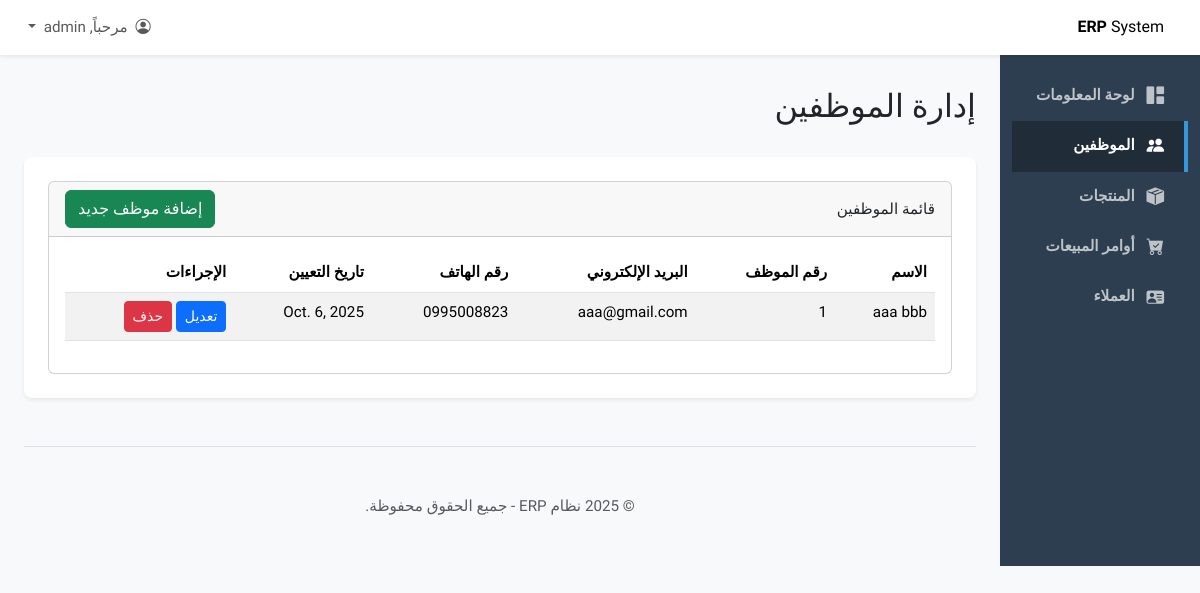
Before: /employees/ (signed in) with the older database file.
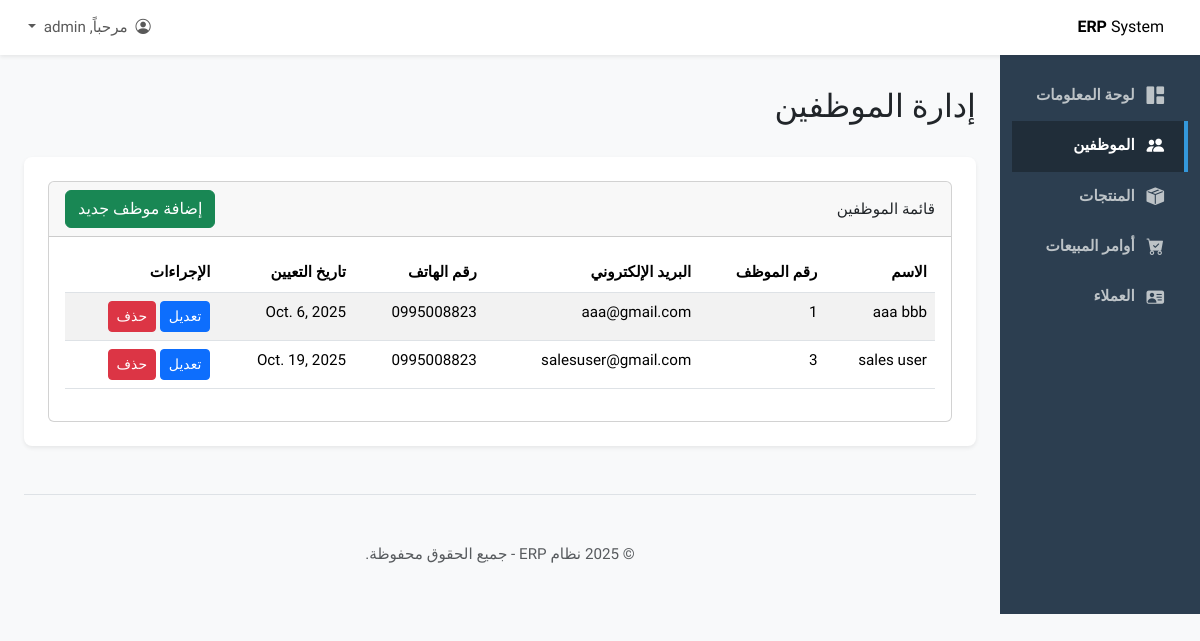
After: the same page with the newer database file.
### employees/models.py (models this page shows, shortened)
class Employee(models.Model):
    user = models.OneToOneField(User, on_delete=models.CASCADE, related_name='employee_profile', null=True, blank=True)
    employee_id = models.CharField(max_length=20, unique=True, verbose_name="رقم الموظف")
    first_name = models.CharField(max_length=100, verbose_name="الاسم الأول")
    last_name = models.CharField(max_length=100, verbose_name="الاسم الأخير")
    email = models.EmailField(unique=True, verbose_name="البريد الإلكتروني")
    phone_number = models.CharField(max_length=20, blank=True, null=True, verbose_name="رقم الهاتف")
    address = models.TextField(blank=True, null=True, verbose_name="العنوان")
    hire_date = models.DateField(verbose_name="تاريخ التعيين")
    salary = models.DecimalField(max_digits=10, decimal_places=2, verbose_name="الراتب")
    is_active = models.BooleanField(default=True, verbose_name="نشط")
    class Meta:
        verbose_name = "الموظف"
        verbose_name_plural = "الموظفين"

### employees/views.py (the view)
# urls.py: path('', views.employee_list_view, name='employee_list'),
@login_required
@permission_required('employees.view_employee', raise_exception=True)
def employee_list_view(request):
    employees = Employee.objects.all().order_by('first_name') # جلب كل الموظفين وترتيبهم بالاسم
    context = {
        'employees': employees,
    }
    return render(request, 'employees/employee_list.html', context)

### employees/templates/employees/employee_list.html (shortened to what this page needs)
{% extends "base.html" %}
{% block page_title %}إدارة الموظفين{% endblock %}
{% block content %}
<div class="card">
    <div class="card-header d-flex justify-content-between align-items-center">
        <span>قائمة الموظفين</span>
        {% if perms.employees.add_employee %}
        <a href="{% url 'employee_add' %}" class="btn btn-success">إضافة موظف جديد</a>
        {% endif %}
    </div>
    <div class="card-body">
        <div class="table-responsive">
            <table class="table table-striped table-hover">
                <thead>
                    <tr>
                        <th>الاسم</th>
                        <th>رقم الموظف</th>
                        <th>البريد الإلكتروني</th>
                        <th>رقم الهاتف</th>
                        <th>تاريخ التعيين</th>
                        <th>الإجراءات</th>
                    </tr>
                </thead>
                <tbody>
                    {% for employee in employees %}
                    <tr>
                        <td>{{ employee.first_name }} {{ employee.last_name }}</td>
                        <td>{{ employee.employee_id }}</td>
                        <td>{{ employee.email }}</td>
                        <td>{{ employee.phone_number }}</td>
                        <td>{{ employee.hire_date }}</td>
                        <td>
                            {% if perms.employees.change_employee %}
                            <a href="{% url 'employee_edit' pk=employee.pk %}" class="btn btn-sm btn-primary">تعديل</a>
                            {% endif %}
                            {% if perms.employees.delete_employee %}
                            <a href="{% url 'employee_delete' pk=employee.pk %}" class="btn btn-sm btn-danger">حذف</a>
                            {% endif %}
                        </td>
                    </tr>
                    {% empty %}
                    <tr>
                        <td colspan="6" class="text-center">لا يوجد موظفين لعرضهم.</td>
                    </tr>
                    {% endfor %}
                </tbody>
            </table>
        </div>
    </div>
</div>
{% endblock %}```

Changed rows visible on the page:
added Employee: first_name "sales", last_name "user", employee_id "3", email "salesuser@gmail.com", phone_number "0995008823", hire_date "Oct. 19, 2025"
